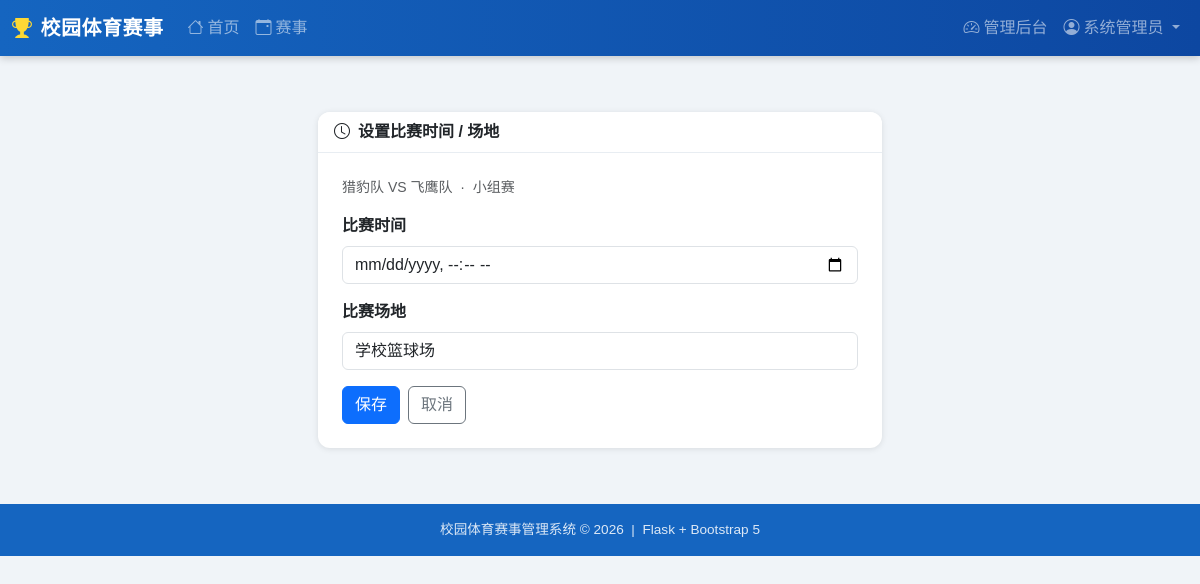
The page /schedule/match/1/edit (signed in) on the database its author committed.
### app/models.py (models this page shows, shortened)
class User(UserMixin, db.Model):
    __tablename__ = 'users'
    id          = db.Column(db.Integer, primary_key=True)
    username    = db.Column(db.String(64), unique=True, nullable=False)
    email       = db.Column(db.String(120), unique=True, nullable=False)
    password_hash = db.Column(db.String(256), nullable=False)
    real_name   = db.Column(db.String(64))
    student_id  = db.Column(db.String(32))          # 学号/工号
    class_name  = db.Column(db.String(64))           # 班级/部门
    phone       = db.Column(db.String(20))
    role        = db.Column(db.String(20), default='student')
    avatar      = db.Column(db.String(200), default='')
    created_at  = db.Column(db.DateTime, default=datetime.utcnow)
    is_active_user = db.Column(db.Boolean, default=True)
    registrations = db.relationship('Registration', backref='user', lazy='dynamic')
    @property
    def is_teacher(self):
        return self.role in ('admin', 'teacher')

class Registration(db.Model):
    __tablename__ = 'registrations'
    id            = db.Column(db.Integer, primary_key=True)
    competition_id= db.Column(db.Integer, db.ForeignKey('competitions.id'), nullable=False)
    user_id       = db.Column(db.Integer, db.ForeignKey('users.id'), nullable=False)
    team_name     = db.Column(db.String(64))         # 团体赛队名
    team_members  = db.Column(db.Text)
    status        = db.Column(db.String(20), default='pending')
    note          = db.Column(db.Text)
    created_at    = db.Column(db.DateTime, default=datetime.utcnow)

class Match(db.Model):
    __tablename__ = 'matches'
    id            = db.Column(db.Integer, primary_key=True)
    competition_id= db.Column(db.Integer, db.ForeignKey('competitions.id'), nullable=False)
    group_id      = db.Column(db.Integer, db.ForeignKey('groups.id'), nullable=True)
    round_num     = db.Column(db.Integer, default=1)   # 轮次
    match_order   = db.Column(db.Integer, default=1)   # 场次序号
    stage         = db.Column(db.String(20), default='group')  # group/r16/qf/sf/final
    home_reg_id   = db.Column(db.Integer, db.ForeignKey('registrations.id'))
    away_reg_id   = db.Column(db.Integer, db.ForeignKey('registrations.id'))
    home_score    = db.Column(db.Integer)
    away_score    = db.Column(db.Integer)
    home_detail   = db.Column(db.Text)    # 附加信息（分局/时间等）
    away_detail   = db.Column(db.Text)
    venue         = db.Column(db.String(128))
    scheduled_at  = db.Column(db.DateTime)
    played_at     = db.Column(db.DateTime)
    status        = db.Column(db.String(20), default='pending')
    winner_reg_id = db.Column(db.Integer, db.ForeignKey('registrations.id'), nullable=True)
    note          = db.Column(db.Text)
    next_match_id = db.Column(db.Integer, db.ForeignKey('matches.id'), nullable=True)
    next_slot     = db.Column(db.String(4))   # 'home' or 'away'
    home_reg  = db.relationship('Registration', foreign_keys=[home_reg_id])
    away_reg  = db.relationship('Registration', foreign_keys=[away_reg_id])
    winner    = db.relationship('Registration', foreign_keys=[winner_reg_id])
    @property
    def stage_label(self):
        labels = {'group':'小组赛','r16':'淘汰赛16强','r8':'淘汰赛8强',
                  'qf':'四分之一决赛','sf':'半决赛','final':'决赛',
                  'third':'三四名决赛'}
        return labels.get(self.stage, self.stage)

### app/blueprints/schedule.py (the view, shortened to what this page needs)
@schedule_bp.route('/match/<int:mid>/edit', methods=['GET', 'POST'])
@teacher_req
def match_edit(mid):
    match = Match.query.get_or_404(mid)
    return render_template('schedule/match_edit.html', match=match)

### app/__init__.py (called while the page is built)
@login_manager.user_loader
def load_user(user_id):
    return User.query.get(int(user_id))

### app/blueprints/schedule.py (called while the page is built)
def teacher_req(f):
    from functools import wraps
    @wraps(f)
    def wrapped(*args, **kwargs):
        if not current_user.is_authenticated or not current_user.is_teacher:
            abort(403)
        return f(*args, **kwargs)
    return login_required(wrapped)

### app/templates/schedule/match_edit.html (shortened to what this page needs)
{% extends "base.html" %}
{% block content %}
<div class="row justify-content-center mt-4">
  <div class="col-md-6">
    <div class="card">
      <div class="card-header fw-bold">
        <i class="bi bi-clock me-2"></i>设置比赛时间 / 场地
      </div>
      <div class="card-body p-4">
        <div class="mb-3 text-muted small">
          {{ match.home_reg.team_name if match.home_reg else '?' }}
          VS {{ match.away_reg.team_name if match.away_reg else '?' }}
          &nbsp;·&nbsp; {{ match.stage_label }}
        </div>
        <form method="post">
          <div class="mb-3">
            <label class="form-label fw-semibold">比赛时间</label>
            <input type="datetime-local" name="scheduled_at" class="form-control"
                   value="{{ match.scheduled_at.strftime('%Y-%m-%dT%H:%M') if match.scheduled_at else '' }}">
          </div>
          <div class="mb-3">
            <label class="form-label fw-semibold">比赛场地</label>
            <input type="text" name="venue" class="form-control"
                   value="{{ match.venue or '' }}" placeholder="比赛场地">
          </div>
          <div class="d-flex gap-2">
            <button type="submit" class="btn btn-primary">保存</button>
            <a href="{{ url_for('schedule.schedule_view', cid=match.competition_id) }}" class="btn btn-outline-secondary">取消</a>
          </div>
        </form>
      </div>
    </div>
  </div>
</div>
{% endblock %}

### app/templates/base.html (shortened to what this page needs)
<!DOCTYPE html>
<html lang="zh-CN">
<head>
  <link href="https://cdn.bootcdn.net/ajax/libs/bootstrap/5.3.2/css/bootstrap.min.css" rel="stylesheet">
  <link href="https://cdn.bootcdn.net/ajax/libs/bootstrap-icons/1.11.3/font/bootstrap-icons.min.css" rel="stylesheet">
</head>
<body>
<nav class="navbar navbar-dark navbar-expand-lg">
  <div class="container-fluid">
    <a class="navbar-brand" href="{{ url_for('main.index') }}">
      <i class="bi bi-trophy-fill me-2" style="color:#fdd835"></i>校园体育赛事
    </a>
    <div class="collapse navbar-collapse" id="navMenu">
      <ul class="navbar-nav me-auto">
        <li class="nav-item"><a class="nav-link" href="{{ url_for('main.index') }}"><i class="bi bi-house me-1"></i>首页</a></li>
        <li class="nav-item"><a class="nav-link" href="{{ url_for('competition.list_comps') }}"><i class="bi bi-calendar-event me-1"></i>赛事</a></li>
      </ul>
      <ul class="navbar-nav">
        {% if current_user.is_authenticated %}
          {% if current_user.is_teacher %}
          <li class="nav-item">
            <a class="nav-link" href="{{ url_for('admin.dashboard') }}"><i class="bi bi-speedometer2 me-1"></i>管理后台</a>
          </li>
          {% endif %}
          <li class="nav-item dropdown">
            <a class="nav-link dropdown-toggle" href="#" data-bs-toggle="dropdown">
              <i class="bi bi-person-circle me-1"></i>{{ current_user.real_name or current_user.username }}
            </a>
          </li>
        {% else %}
          <li class="nav-item"><a class="nav-link" href="{{ url_for('auth.login') }}"><i class="bi bi-box-arrow-in-right me-1"></i>登录</a></li>
          <li class="nav-item"><a class="nav-link" href="{{ url_for('auth.register') }}"><i class="bi bi-person-plus me-1"></i>注册</a></li>
        {% endif %}
      </ul>
    </div>
  </div>
</nav>
<div class="container-fluid px-3 pt-2">
</div>
<div class="d-flex">
  <div class="main-content">
    {% block content %}{% endblock %}
  </div>
</div>
<footer class="text-center">
  <div class="container">校园体育赛事管理系统 &copy; {{ now.year }} &nbsp;|&nbsp; Flask + Bootstrap 5</div>
</footer>
</body>
</html>

### app/templates/base.html (style rules this page uses)
:root { --primary: #1565c0; --accent: #f57c00; --sidebar-width: 220px; }
body { background: #f0f4f8; font-family: 'Microsoft YaHei', sans-serif; }
.navbar-brand { font-weight: 700; font-size: 1.25rem; letter-spacing:.5px; }
.navbar { background: linear-gradient(90deg, #1565c0 0%, #0d47a1 100%); box-shadow:0 2px 8px rgba(0,0,0,.2); }
.main-content { flex: 1; padding: 1.5rem; min-width: 0; }
.card { border: none; box-shadow: 0 1px 6px rgba(0,0,0,.1); border-radius: 12px; }
.card-header { background: #fff; border-bottom: 1px solid #e8edf2; font-weight:600; border-radius:12px 12px 0 0 !important; }
footer { background:#1565c0; color:rgba(255,255,255,.85); padding:1rem 0; margin-top:2rem; font-size:.85rem; }

### rows shown on the page
User: real_name "系统管理员"
Registration: home_reg "猎豹队"
Registration: away_reg "飞鹰队"
Match: stage_label "小组赛", venue "学校篮球场"
